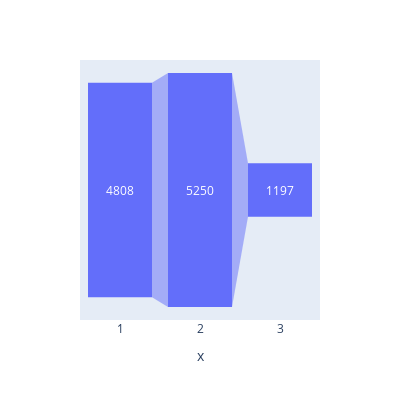

Source (notebook cell):
### Code cell
import plotly.express as px
fig = px.funnel(y=ang_agg['tweet.retweet_count'].values, x=ang_agg['anger_bin'].values,width=400, height=400)
fig.show()

### Figure 1 — Plotly figure (JSON) as saved in the notebook; plotly's stock layout.template omitted (floating-point values rounded to 4 significant figures)
{"data": [{"hovertemplate": "x=%{x}<br>y=%{y}<extra></extra>", "legendgroup": "", "marker": {"color": "#636efa"}, "name": "", "orientation": "v", "showlegend": false, "type": "funnel", "x": [1, 2, 3], "xaxis": "x", "y": [4808, 5250, 1197], "yaxis": "y"}], "layout": {"height": 400, "legend": {"tracegroupgap": 0}, "margin": {"t": 60}, "width": 400, "xaxis": {"anchor": "y", "domain": [0, 1], "title": {"text": "x"}}, "yaxis": {"anchor": "x", "domain": [0, 1], "title": {"text": "y"}}}}
